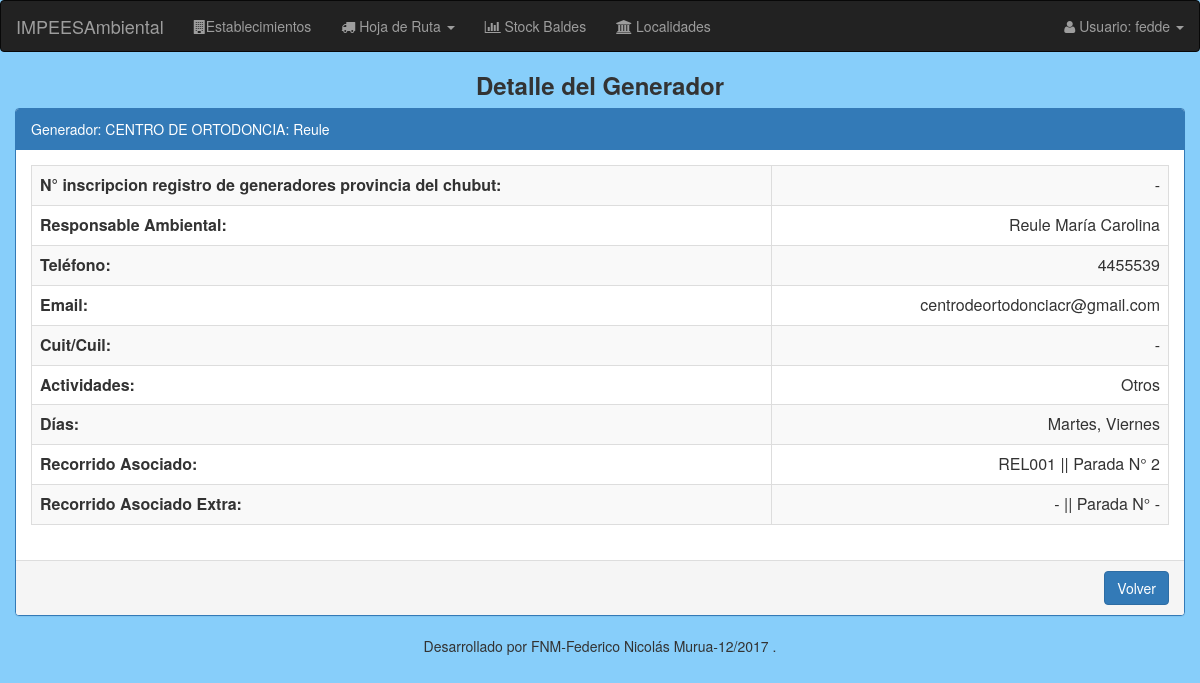
/generadores/detalle/generadores/18/ (signed in), run on an earlier commit of the app's database.
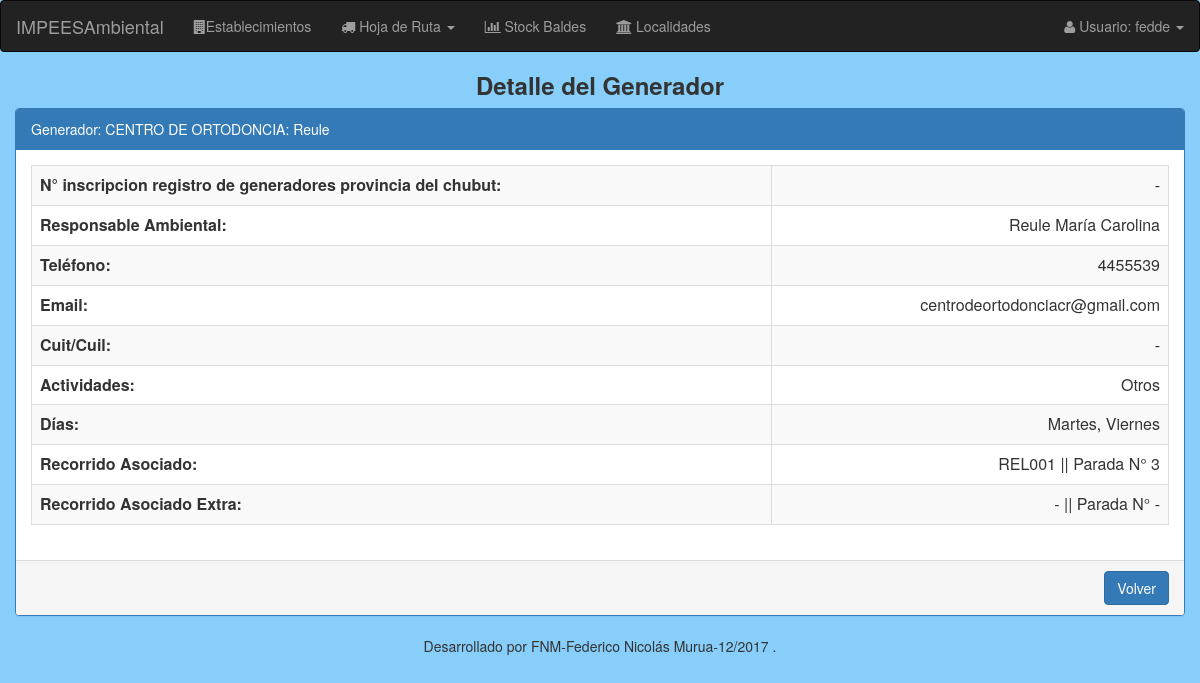
And on a later commit of the database.
### modulo_I/models.py (models this page shows, shortened)
class EstablecimientoGenerador(models.Model):
    nro_inscripcion = models.BigIntegerField(unique=True, blank=True, null=True, default=None) # N° inscripcion registro de generadores provincia del chubut
    activo = models.BooleanField(default=False)
    razon_social = models.CharField(max_length=50)
    direccion = models.CharField(max_length=100)
    tipo_actividad = MultiSelectField(choices=sorted(Actividades), blank=True, null=True)
    recoleccion = MultiSelectField(choices=Dias, blank=True, null=True)
    localidad = models.ForeignKey('Localidad', null=True, on_delete=models.SET_NULL)
    telefono = models.CharField(max_length=50, blank=True, null=True)
    email = models.CharField(max_length=200, blank=True, null=True)
    responsable_ambiental = models.CharField(max_length=50, blank=True, null=True)
    cuit = models.CharField(max_length=20, blank=True, null=True)
    recorrido = models.ForeignKey('Recorrido', blank=True, null=True, on_delete=models.SET_NULL)
    nro_parada = models.IntegerField(validators=[MinValueValidator(1)], blank=True, null=True)
    recorrido_extra = models.ForeignKey('Recorrido', blank=True, null=True, on_delete=models.SET_NULL, related_name="recorrido_extra")
    nro_parada_extra = models.IntegerField(validators=[MinValueValidator(1)], blank=True, null=True)

class Recorrido(models.Model):
    nombre = models.CharField(max_length=50, unique=True)
    extra = models.BooleanField(default=False)
    def __str__(self):
        return "%s" % (self.nombre)

### modulo_I/views.py (the view)
@login_required
def detalle_generadores(request, nro_generador):
    generador = EstablecimientoGenerador.objects.get(id=nro_generador)
    return render(request, 'establecimiento/generador_detalle.html', {'generador': generador})

### modulo_I/templates/establecimiento/generador_detalle.html (shortened to what this page needs)
{% extends "base/base_detalle.html" %}
{% load staticfiles %}
{% load staticfiles bootstrap3 %}
{% block header-title %}Detalle del Generador{% endblock %}
{% block panel-heading %}
  Generador: {{generador.razon_social}}
{% endblock %}
{% block detalle %}
  <table class="table table-striped table-bordered">
      <tbody>
          <tr>
              <th>N° inscripcion registro de generadores provincia del chubut:</th>
              <td style="text-align:right;"> {{ generador.nro_inscripcion|default_if_none:"-" }}</td>
          </tr>
          <tr>
              <th>Responsable Ambiental:</th>
              <td style="text-align:right;"> {{ generador.responsable_ambiental|default_if_none:"-" }}</td>
          </tr>
          <tr>
              <th>Teléfono:</th>
              <td style="text-align:right;"> {{ generador.telefono|default_if_none:"-" }}</td>
          </tr>
          <tr>
              <th>Email:</th>
              <td style="text-align:right;"> {{ generador.email|default_if_none:"-" }}</td>
          </tr>
          <tr>
              <th>Cuit/Cuil:</th>
              <td style="text-align:right;"> {{ generador.cuit|default_if_none:"-" }}</td>
          </tr>
          <tr>
              <th>Actividades:</th>
              <td style="text-align:right;"> {{ generador.get_tipo_actividad_display|default_if_none:"-" }}</td>
          </tr>
          <tr>
              <th>Días:</th>
              <td style="text-align:right;"> {{ generador.get_recoleccion_display|default_if_none:"-" }}</td>
          </tr>
          <tr>
              <th>Recorrido Asociado:</th>
              <td style="text-align:right;"> {{ generador.recorrido|default_if_none:"-" }} || Parada N° {{ generador.nro_parada|default_if_none:"-" }}</td>
          </tr>
          <tr>
              <th>Recorrido Asociado Extra:</th>
              <td style="text-align:right;"> {{ generador.recorrido_extra|default_if_none:"-" }} || Parada N° {{ generador.nro_parada_extra|default_if_none:"-" }}</td>
          </tr>
      </tbody>
  </table>
{% endblock %}
{% block url-volver %}
  {% url 'generadores:listado_generadores' %}
{% endblock %}

What changed in the data, as far as the page shows it:
changed EstablecimientoGenerador "Reule María Carolina": nro_parada "2" → "3"
